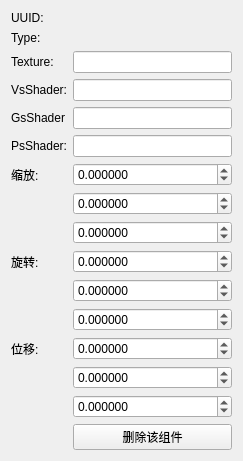
<?xml version="1.0" encoding="UTF-8"?>
<ui version="4.0">
 <class>PickInfoForm</class>
 <widget class="QWidget" name="PickInfoForm">
  <property name="geometry">
   <rect>
    <x>0</x>
    <y>0</y>
    <width>243</width>
    <height>445</height>
   </rect>
  </property>
  <property name="windowTitle">
   <string>Form</string>
  </property>
  <layout class="QVBoxLayout" name="verticalLayout">
   <item>
    <layout class="QFormLayout" name="formLayout">
     <item row="0" column="0">
      <widget class="QLabel" name="label1">
       <property name="text">
        <string>UUID:</string>
       </property>
      </widget>
     </item>
     <item row="0" column="1">
      <widget class="QLabel" name="UUID">
       <property name="text">
        <string/>
       </property>
      </widget>
     </item>
     <item row="1" column="0">
      <widget class="QLabel" name="label_12">
       <property name="text">
        <string>Type:</string>
       </property>
      </widget>
     </item>
     <item row="1" column="1">
      <widget class="QLabel" name="Type">
       <property name="text">
        <string/>
       </property>
      </widget>
     </item>
     <item row="2" column="0">
      <widget class="QLabel" name="label">
       <property name="text">
        <string>Texture:</string>
       </property>
      </widget>
     </item>
     <item row="3" column="0">
      <widget class="QLabel" name="label_14">
       <property name="text">
        <string>VsShader:</string>
       </property>
      </widget>
     </item>
     <item row="5" column="0">
      <widget class="QLabel" name="label_16">
       <property name="text">
        <string>PsShader:</string>
       </property>
      </widget>
     </item>
     <item row="6" column="0">
      <widget class="QLabel" name="label_3">
       <property name="text">
        <string>缩放:</string>
       </property>
      </widget>
     </item>
     <item row="6" column="1">
      <widget class="QDoubleSpinBox" name="scaleX">
       <property name="readOnly">
        <bool>false</bool>
       </property>
       <property name="decimals">
        <number>6</number>
       </property>
       <property name="minimum">
        <double>-10000000000000000303786028427003666890752.000000000000000</double>
       </property>
       <property name="maximum">
        <double>100000000000000000620008645040778319495168.000000000000000</double>
       </property>
       <property name="value">
        <double>0.000000000000000</double>
       </property>
      </widget>
     </item>
     <item row="7" column="0">
      <widget class="QLabel" name="label_4">
       <property name="text">
        <string/>
       </property>
      </widget>
     </item>
     <item row="7" column="1">
      <widget class="QDoubleSpinBox" name="scaleY">
       <property name="readOnly">
        <bool>false</bool>
       </property>
       <property name="decimals">
        <number>6</number>
       </property>
       <property name="minimum">
        <double>-10000000000000000303786028427003666890752.000000000000000</double>
       </property>
       <property name="maximum">
        <double>100000000000000009190283508143378238084034459715684532224.000000000000000</double>
       </property>
       <property name="value">
        <double>0.000000000000000</double>
       </property>
      </widget>
     </item>
     <item row="8" column="0">
      <widget class="QLabel" name="label_5">
       <property name="text">
        <string/>
       </property>
      </widget>
     </item>
     <item row="8" column="1">
      <widget class="QDoubleSpinBox" name="scaleZ">
       <property name="readOnly">
        <bool>false</bool>
       </property>
       <property name="decimals">
        <number>6</number>
       </property>
       <property name="minimum">
        <double>-10000000000000000303786028427003666890752.000000000000000</double>
       </property>
       <property name="maximum">
        <double>100000000000000009190283508143378238084034459715684532224.000000000000000</double>
       </property>
       <property name="value">
        <double>0.000000000000000</double>
       </property>
      </widget>
     </item>
     <item row="9" column="0">
      <widget class="QLabel" name="label_6">
       <property name="text">
        <string>旋转:</string>
       </property>
      </widget>
     </item>
     <item row="9" column="1">
      <widget class="QDoubleSpinBox" name="rotX">
       <property name="readOnly">
        <bool>false</bool>
       </property>
       <property name="decimals">
        <number>6</number>
       </property>
       <property name="minimum">
        <double>-100000000000000009190283508143378238084034459715684532224.000000000000000</double>
       </property>
       <property name="maximum">
        <double>100000000000000009190283508143378238084034459715684532224.000000000000000</double>
       </property>
       <property name="singleStep">
        <double>0.100000000000000</double>
       </property>
      </widget>
     </item>
     <item row="10" column="0">
      <widget class="QLabel" name="label_7">
       <property name="text">
        <string/>
       </property>
      </widget>
     </item>
     <item row="10" column="1">
      <widget class="QDoubleSpinBox" name="rotY">
       <property name="readOnly">
        <bool>false</bool>
       </property>
       <property name="decimals">
        <number>6</number>
       </property>
       <property name="minimum">
        <double>-100000000000000009190283508143378238084034459715684532224.000000000000000</double>
       </property>
       <property name="maximum">
        <double>100000000000000009190283508143378238084034459715684532224.000000000000000</double>
       </property>
       <property name="singleStep">
        <double>0.100000000000000</double>
       </property>
      </widget>
     </item>
     <item row="11" column="0">
      <widget class="QLabel" name="label_8">
       <property name="text">
        <string/>
       </property>
      </widget>
     </item>
     <item row="11" column="1">
      <widget class="QDoubleSpinBox" name="rotZ">
       <property name="readOnly">
        <bool>false</bool>
       </property>
       <property name="decimals">
        <number>6</number>
       </property>
       <property name="minimum">
        <double>-100000000000000009190283508143378238084034459715684532224.000000000000000</double>
       </property>
       <property name="maximum">
        <double>10000000000000000303786028427003666890752.000000000000000</double>
       </property>
       <property name="singleStep">
        <double>0.100000000000000</double>
       </property>
       <property name="value">
        <double>0.000000000000000</double>
       </property>
      </widget>
     </item>
     <item row="12" column="0">
      <widget class="QLabel" name="label_9">
       <property name="text">
        <string>位移:</string>
       </property>
      </widget>
     </item>
     <item row="12" column="1">
      <widget class="QDoubleSpinBox" name="posX">
       <property name="readOnly">
        <bool>false</bool>
       </property>
       <property name="decimals">
        <number>6</number>
       </property>
       <property name="minimum">
        <double>-100000000000000009190283508143378238084034459715684532224.000000000000000</double>
       </property>
       <property name="maximum">
        <double>100000000000000009190283508143378238084034459715684532224.000000000000000</double>
       </property>
      </widget>
     </item>
     <item row="13" column="0">
      <widget class="QLabel" name="label_10">
       <property name="text">
        <string/>
       </property>
      </widget>
     </item>
     <item row="13" column="1">
      <widget class="QDoubleSpinBox" name="posY">
       <property name="readOnly">
        <bool>false</bool>
       </property>
       <property name="decimals">
        <number>6</number>
       </property>
       <property name="minimum">
        <double>-100000000000000009190283508143378238084034459715684532224.000000000000000</double>
       </property>
       <property name="maximum">
        <double>100000000000000009190283508143378238084034459715684532224.000000000000000</double>
       </property>
      </widget>
     </item>
     <item row="15" column="0">
      <widget class="QLabel" name="label_11">
       <property name="text">
        <string/>
       </property>
      </widget>
     </item>
     <item row="15" column="1">
      <widget class="QDoubleSpinBox" name="posZ">
       <property name="readOnly">
        <bool>false</bool>
       </property>
       <property name="decimals">
        <number>6</number>
       </property>
       <property name="minimum">
        <double>-100000000000000009190283508143378238084034459715684532224.000000000000000</double>
       </property>
       <property name="maximum">
        <double>100000000000000009190283508143378238084034459715684532224.000000000000000</double>
       </property>
       <property name="value">
        <double>0.000000000000000</double>
       </property>
      </widget>
     </item>
     <item row="2" column="1">
      <widget class="QLineEdit" name="Texture"/>
     </item>
     <item row="3" column="1">
      <widget class="QLineEdit" name="VsShader">
       <property name="readOnly">
        <bool>true</bool>
       </property>
      </widget>
     </item>
     <item row="5" column="1">
      <widget class="QLineEdit" name="PsShader">
       <property name="readOnly">
        <bool>true</bool>
       </property>
      </widget>
     </item>
     <item row="16" column="1">
      <widget class="QPushButton" name="deleteComponent">
       <property name="text">
        <string>删除该组件</string>
       </property>
      </widget>
     </item>
     <item row="4" column="0">
      <widget class="QLabel" name="label_2">
       <property name="text">
        <string>GsShader</string>
       </property>
      </widget>
     </item>
     <item row="4" column="1">
      <widget class="QLineEdit" name="GsShader">
       <property name="readOnly">
        <bool>true</bool>
       </property>
      </widget>
     </item>
    </layout>
   </item>
  </layout>
 </widget>
 <resources/>
 <connections/>
</ui>
